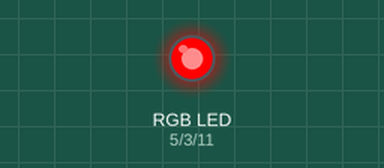
The sketch below on a simulated Arduino Uno, built with avr-gcc and run on an emulated ATmega328P. Parts: an RGB LED mixed from three pins (HIGH = lit). Dim RGB values are drawn brighter than linear.

Above: at 0.05 s.
At 3.05 s:
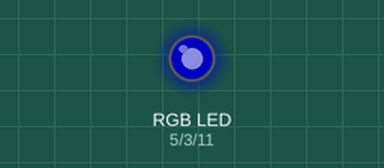
At 4.55 s:
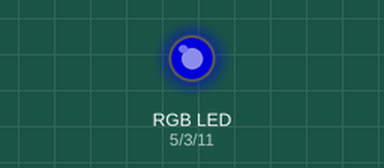
At 6.05 s:
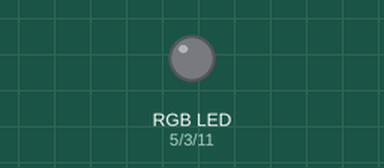
At 9.05 s:
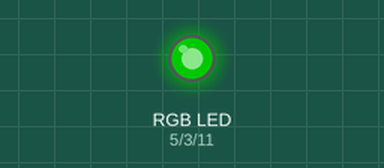
At 12.1 s:
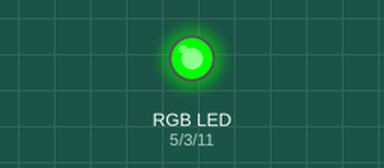
Timing chart, 0 to 15.8 s (numbered marks = the images above):
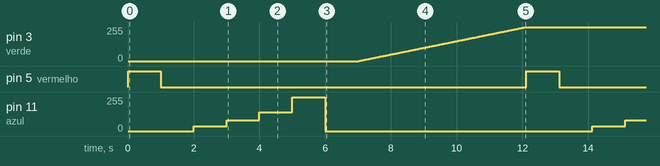

Measured:
- by itself, pin 3 (verde): ramps from 0/255 to 255/255 and jumps back, once every 12.1 s
- by itself, pin 5 (vermelho): alternates HIGH for 1.0 s and LOW for 11.1 s
- by itself, pin 11 (azul): repeats every 12.1 s: 80/255 1.0 s, 140/255 1.0 s, 255/255 1.0 s, 0/255 8.1 s, 35/255 1.0 s

The sketch:

ledsgabi.ino
```cpp
#define vermelho 5
#define azul 11
#define verde 3

void setup() {
  // put your setup code here, to run once:
  pinMode(vermelho,OUTPUT);
  pinMode(azul,OUTPUT);
}

void loop() {
  // put your main code here, to run repeatedly:
  digitalWrite(vermelho,HIGH);
  delay(1000);
  digitalWrite(vermelho,LOW);
  delay(1000);
  analogWrite(azul,35);
  delay(1000);
  analogWrite(azul,80);
  delay(1000);
  analogWrite(azul,140);
  delay(1000);
  analogWrite(azul,255);
  delay(1000);
  analogWrite(azul,0);
  delay(1000);
  for(int i = 0;i<256;i = i + 1){
    analogWrite(verde,i);
    delay(20);
    }
}
```
